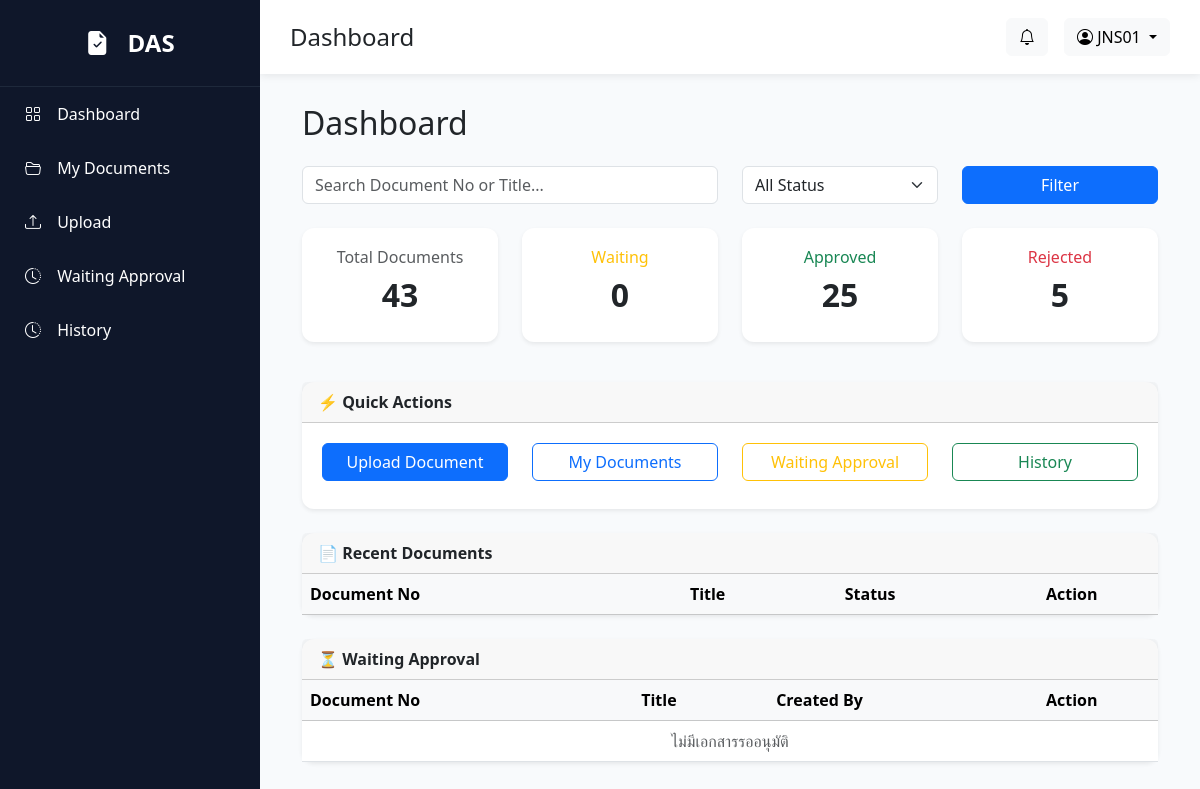
Page /dashboard (signed in) on the earlier database version.
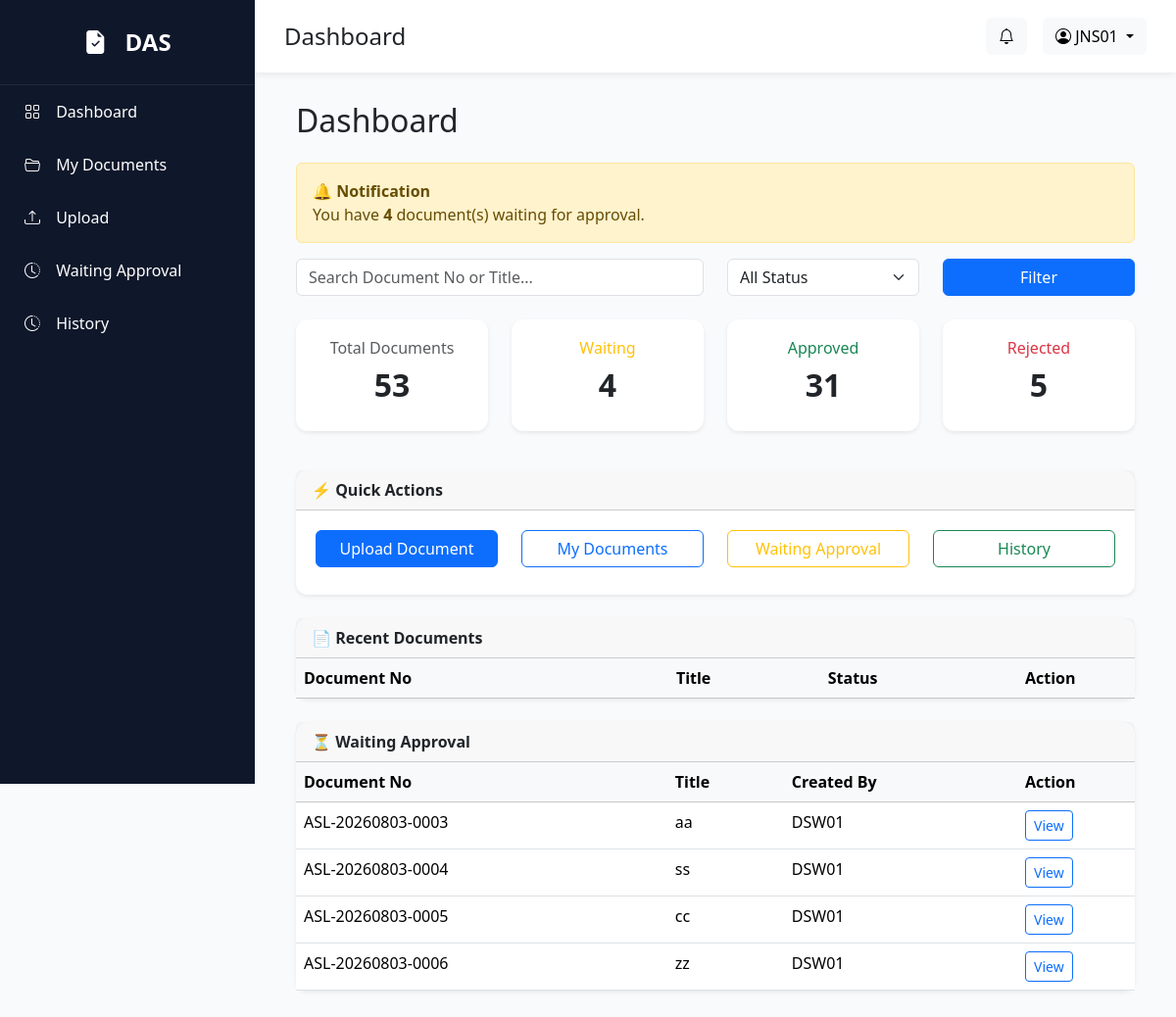
Same page on the later database version.
### models/approval_step.py (models this page shows)
class ApprovalStep(db.Model):
    __tablename__ = "approval_steps"
    id = db.Column(db.Integer, primary_key=True)
    document_id = db.Column(
        db.Integer,
        db.ForeignKey("documents.id"),
        nullable=False
    )
    approver_id = db.Column(
        db.Integer,
        db.ForeignKey("users.id"),
        nullable=False
    )
    sequence = db.Column(
        db.Integer,
        nullable=False
    )
    status = db.Column(
        db.String(20),
        default="Pending"
    )
    approved_at = db.Column(
        db.DateTime
    )
    comment = db.Column(
        db.Text
    )
    created_at = db.Column(
        db.DateTime,
        default=datetime.utcnow
    )

### models/document.py (models this page shows)
class Document(db.Model):
    __tablename__ = "documents"
    id = db.Column(db.Integer, primary_key=True)
    document_no = db.Column(db.String(30), unique=True, nullable=False)
    title = db.Column(db.String(255), nullable=False)
    document_type = db.Column(db.String(100), nullable=False)
    description = db.Column(db.Text)
    file_name = db.Column(db.String(255))
    status = db.Column(db.String(50), default="Waiting Manager")
    created_by = db.Column(db.String(20))
    current_approver = db.Column(db.String(20))
    created_at = db.Column(
        db.DateTime,
        default=lambda: datetime.utcnow() + timedelta(hours=7)
    )
    approval_steps = db.relationship(
        "ApprovalStep",
        backref="document",
        lazy=True,
        cascade="all, delete-orphan",
        order_by="ApprovalStep.sequence"
    )

### routes/dashboard.py (the view, shortened to what this page needs)
@dashboard_bp.route("/dashboard")
@login_required
def dashboard():
    search = request.args.get("search", "").strip()
    status = request.args.get("status", "").strip()
    total_documents = Document.query.count()
    waiting_documents = ApprovalStep.query.filter_by(
        approver_id=current_user.id,
        status="Waiting"
    ).count()
    approved_documents = Document.query.filter_by(
        status="Approved"
    ).count()
    rejected_documents = Document.query.filter_by(
        status="Rejected"
    ).count()
    if current_user.role == "Admin":
        recent_query = Document.query
    else:
        recent_query = Document.query.filter_by(
            created_by=current_user.employee_id
        )
    if search:
        recent_query = recent_query.filter(
            (Document.document_no.ilike(f"%{search}%")) |
            (Document.title.ilike(f"%{search}%"))
        )
    if status:
        recent_query = recent_query.filter(
            Document.status == status
        )
    recent_documents = (
        recent_query
        .order_by(Document.id.desc())
        .limit(5)
        .all()
    )
    waiting_query = ApprovalStep.query.filter_by(
        approver_id=current_user.id,
        status="Waiting"
    )
    waiting_approvals = (
        waiting_query
        .order_by(ApprovalStep.sequence)
        .limit(5)
        .all()
    )
    return render_template(
        "dashboard/index.html",
        total_documents=total_documents,
        waiting_approvals=waiting_approvals,
        waiting_documents=waiting_documents,
        approved_documents=approved_documents,
        rejected_documents=rejected_documents,
        recent_documents=recent_documents,
        search=search,
        status=status
    )

### app.py (called while the page is built)
@login_manager.user_loader
def load_user(user_id):
    return User.query.get(int(user_id))

### templates/dashboard/index.html (shortened to what the changed rows need)
{% extends "layout/base.html" %}
{% block content %}
<div class="container">
    <h2 class="mb-4">Dashboard</h2>
    {% if waiting_documents > 0 %}
    <div class="alert alert-warning">
        <strong>🔔 Notification</strong>
        <br>
        You have
        <strong>{{ waiting_documents }}</strong>
        document(s) waiting for approval.
    </div>
    {% endif %}
    <form method="GET" action="/dashboard" class="mb-4">
        <div class="row">
        </div>
    </form>
    <div class="row">
        <div class="col-md-3 mb-3">
            <div class="card shadow-sm border-0">
                <div class="card-body text-center">
                    <h6 class="text-muted">Total Documents</h6>
                    <h2 class="fw-bold">{{ total_documents }}</h2>
                </div>
            </div>
        </div>
        <div class="col-md-3 mb-3">
            <div class="card shadow-sm border-0">
                <div class="card-body text-center">
                    <h6 class="text-warning">Waiting</h6>
                    <h2 class="fw-bold">{{ waiting_documents }}</h2>
                </div>
            </div>
        </div>
        <div class="col-md-3 mb-3">
            <div class="card shadow-sm border-0">
                <div class="card-body text-center">
                    <h6 class="text-success">Approved</h6>
                    <h2 class="fw-bold">{{ approved_documents }}</h2>
                </div>
            </div>
        </div>
        <div class="col-md-3 mb-3">
            <div class="card shadow-sm border-0">
                <div class="card-body text-center">
                    <h2 class="fw-bold">{{ rejected_documents }}</h2>
                </div>
            </div>
        </div>
    </div>
    <div class="card mt-4 shadow-sm border-0">
        <div class="card-header fw-bold">
        </div>
        <div class="card-body">
        </div>
    </div>
    <div class="card mt-4 shadow-sm border-0">
        <div class="card-header fw-bold">
        </div>
        <div class="card-body p-0">
            <table class="table table-hover mb-0">
                <thead class="table-light">
                    <tr>
                        <th>Document No</th>
                        <th>Title</th>
                        <th>Status</th>
                        <th width="120">Action</th>
                    </tr>
                </thead>
            </table>
        </div>
    </div>
    <div class="card mt-4 shadow-sm border-0">
        <div class="card-header fw-bold">
        </div>
        <div class="card-body p-0">
            <table class="table table-hover mb-0">
                <thead class="table-light">
                    <tr>
                        <th>Document No</th>
                        <th>Title</th>
                        <th>Created By</th>
                        <th width="120">Action</th>
                    </tr>
                </thead>
                <tbody>
                    {% for step in waiting_approvals %}
                    <tr>
                        <td>{{ step.document.document_no }}</td>
                        <td>{{ step.document.title }}</td>
                        <td>{{ step.document.created_by }}</td>
                        <td>
                            <a href="/documents/{{ step.document.id }}"
                                class="btn btn-sm btn-outline-primary">
                                View
                            </a>
                        </td>
                    </tr>
                    {% else %}
                    <tr>
                        <td colspan="4" class="text-center text-muted">
                            ไม่มีเอกสารรออนุมัติ
                        </td>
                    </tr>
                    {% endfor %}
                </tbody>
            </table>
        </div>
    </div>
</div>
{% endblock %}

Differences in the rows shown:
added ApprovalStep: document.document_no "ASL-20260803-0003", document "aa", document.created_by "DSW01"
added ApprovalStep: document.document_no "ASL-20260803-0004", document "ss", document.created_by "DSW01"
added ApprovalStep: document.document_no "ASL-20260803-0005", document "cc", document.created_by "DSW01"
added ApprovalStep: document.document_no "ASL-20260803-0006", document "zz", document.created_by "DSW01"
Other differences:
{{ waiting_documents }}: (not shown) → "4"
{{ total_documents }}: "43" → "53"
{{ waiting_documents }}: "0" → "4"
{{ approved_documents }}: "25" → "31"
text no longer shown: "ไม่มีเอกสารรออนุมัติ"
text now shown: "🔔 Notification You have document(s) waiting for approval."
